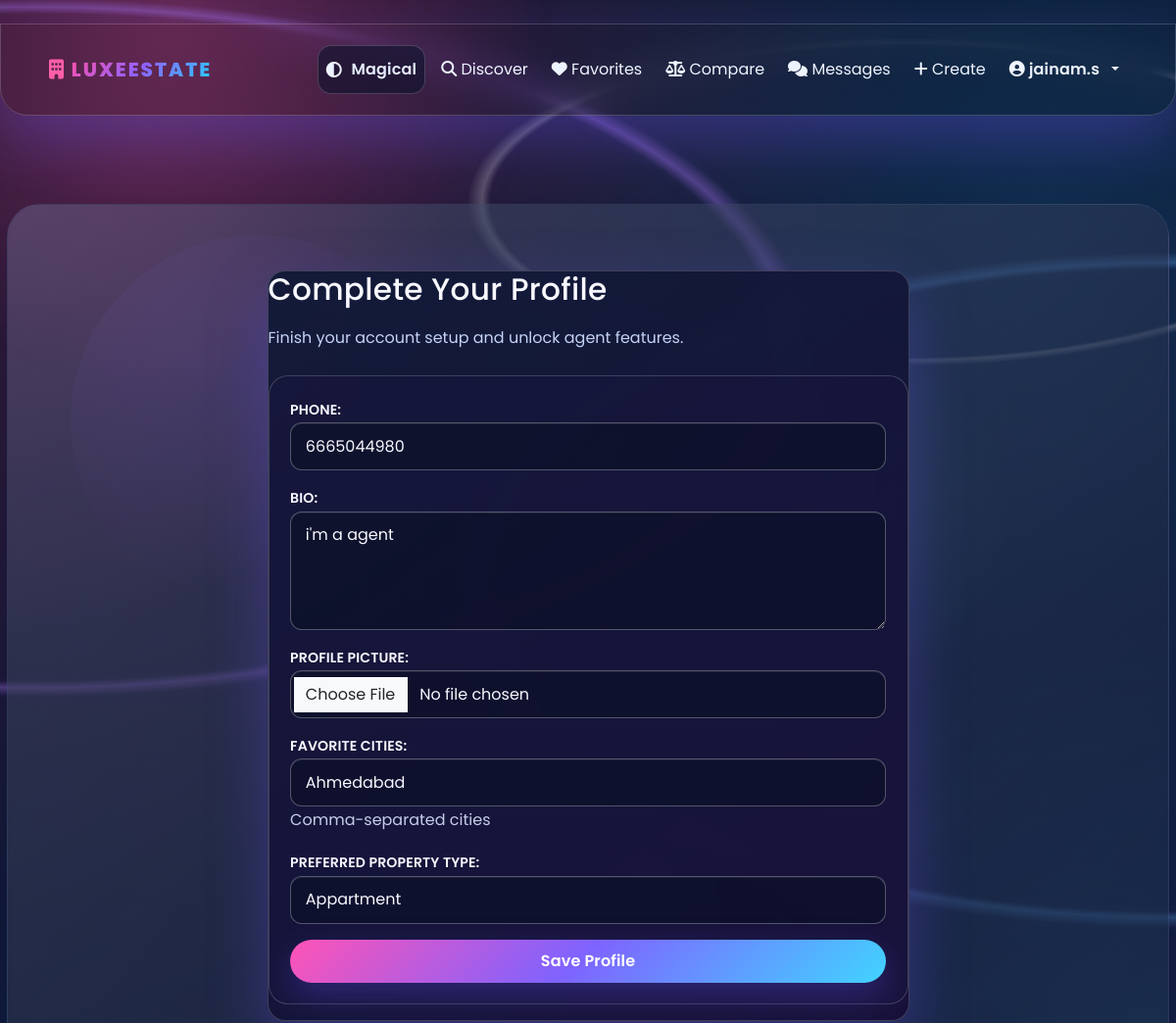
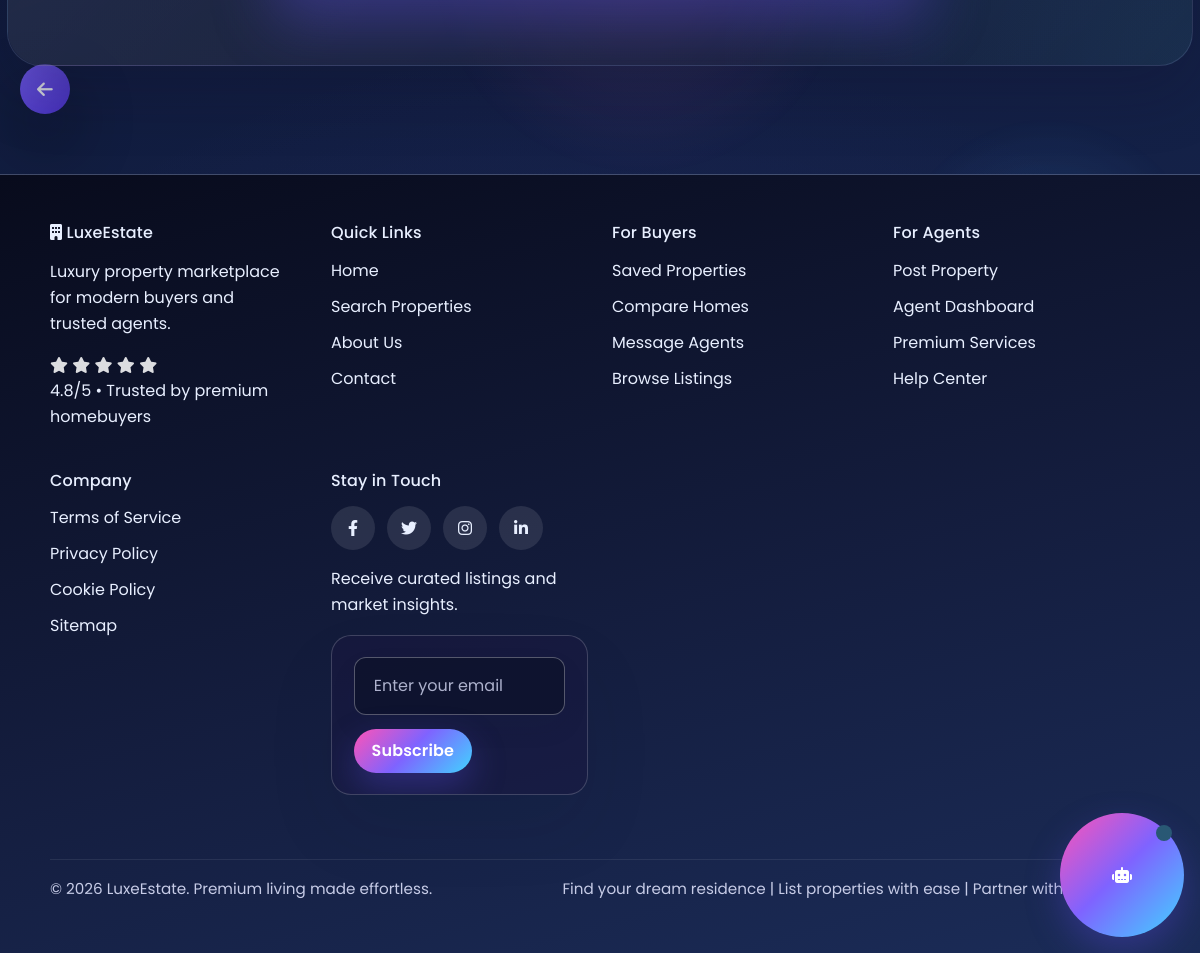
The page /auth/profile/complete/ (signed in) on the database its author committed (2 pictures, top to bottom).
### accounts/models.py (models this page shows, shortened)
class Profile(models.Model):
    ROLE_CHOICES = [
        ('buyer', 'Buyer'),
        ('owner', 'Owner'),
        ('agent', 'Agent'),
        ('admin', 'Admin'),
    ]
    user = models.OneToOneField(User, on_delete=models.CASCADE, related_name='profile')
    role = models.CharField(max_length=10, choices=ROLE_CHOICES, default='buyer')
    phone = models.CharField(max_length=15, blank=True, null=True)
    bio = models.TextField(blank=True, null=True)
    profile_picture = models.ImageField(upload_to='profile_pictures/', blank=True, null=True)
    email_verified = models.BooleanField(default=False)
    otp_code = models.CharField(max_length=6, blank=True, null=True)
    otp_created_at = models.DateTimeField(blank=True, null=True)
    google_id = models.CharField(max_length=100, blank=True, null=True, unique=True)
    is_google_account = models.BooleanField(default=False)
    favorite_cities = models.TextField(blank=True, null=True, help_text="Comma-separated cities")
    preferred_property_type = models.CharField(max_length=50, blank=True, null=True)
    rating = models.FloatField(default=0, validators=[MinValueValidator(0), MaxValueValidator(5)])
    total_reviews = models.PositiveIntegerField(default=0)
    last_login_ip = models.GenericIPAddressField(blank=True, null=True)
    created_at = models.DateTimeField(auto_now_add=True, null=True)
    updated_at = models.DateTimeField(auto_now=True)

### accounts/views.py (the view)
# urls.py: path('profile/complete/', views.complete_profile, name='complete_profile'),
@login_required
def complete_profile(request):
    if request.method == 'POST':
        form = ProfileForm(request.POST, request.FILES, instance=request.user.profile)
        if form.is_valid():
            form.save()
            messages.success(request, 'Profile updated successfully!')
            return redirect('properties:home')
    else:
        form = ProfileForm(instance=request.user.profile)
    return render(request, 'accounts/complete_profile.html', {'form': form})

### accounts/forms.py
class ProfileForm(forms.ModelForm):
    class Meta:
        model = Profile
        fields = ['phone', 'bio', 'profile_picture', 'favorite_cities', 'preferred_property_type']
        widgets = {
            'phone': forms.TextInput(attrs={
                'class': 'form-control',
                'placeholder': 'Your phone number'
            }),
            'bio': forms.Textarea(attrs={
                'class': 'form-control',
                'rows': 4,
                'placeholder': 'Tell us about yourself'
            }),
            'profile_picture': forms.FileInput(attrs={
                'class': 'form-control'
            }),
            'favorite_cities': forms.TextInput(attrs={
                'class': 'form-control',
                'placeholder': 'Comma-separated cities (e.g., Mumbai, Delhi, Bangalore)'
            }),
            'preferred_property_type': forms.TextInput(attrs={
                'class': 'form-control',
                'placeholder': 'e.g., Apartment, Villa, House'
            }),
        }

### templates/accounts/complete_profile.html (shortened to what this page needs)
﻿{% extends 'base.html' %}
{% block content %}
<div class="container page-section">
    <div class="row justify-content-center">
        <div class="col-lg-7">
            <div class="card-panel">
                <h1 class="mb-3">Complete Your Profile</h1>
                <p class="text-secondary mb-4">Finish your account setup and unlock agent features.</p>
                <form method="post" enctype="multipart/form-data">
                    {{ form.as_p }}
                    <button type="submit" class="btn btn-magical w-100">Save Profile</button>
                </form>
            </div>
        </div>
    </div>
</div>
{% endblock %}

### templates/base.html (shortened to what this page needs)
{% load static %}
<!DOCTYPE html>
<html lang="en" data-theme="magical">
<head>
    <link href="https://cdn.jsdelivr.net/npm/bootstrap@5.3.0/dist/css/bootstrap.min.css" rel="stylesheet">
    <link rel="stylesheet" href="https://cdnjs.cloudflare.com/ajax/libs/font-awesome/6.4.0/css/all.min.css">
    <link rel="stylesheet" href="{% static 'css/style.css' %}">
</head>
<body class="magical-site-shell">
    <div class="magical-orb orb-1" aria-hidden="true"></div>
    <div class="magical-orb orb-2" aria-hidden="true"></div>
    <div class="magical-orb orb-3" aria-hidden="true"></div>
    <nav class="navbar navbar-expand-lg navbar-magical floating-nav">
        <div class="container">
            <a class="navbar-brand magical-brand" href="{% url 'properties:home' %}">
                <div class="brand-glow">
                    <i class="fas fa-building"></i>
                    <span>LuxeEstate</span>
                </div>
            </a>
            <div class="collapse navbar-collapse" id="navbarNav">
                <ul class="navbar-nav ms-auto align-items-center navbar-links-magical">
                    <li class="nav-item">
                        <button
                            type="button"
                            class="nav-link theme-toggle-btn magical-toggle"
                            id="themeToggle"
                            aria-label="Toggle theme"
                            title="Toggle theme">
                            <i class="fas fa-circle-half-stroke"></i>
                            <span class="theme-toggle-label">Theme</span>
                        </button>
                    </li>
                    <li class="nav-item">
                        <a class="nav-link magical-link" href="{% url 'properties:home' %}">
                            <i class="fas fa-search"></i> Discover
                        </a>
                    </li>
                    {% if user.is_authenticated %}
                        <li class="nav-item">
                            <a class="nav-link magical-link" href="{% url 'favorites:favorite_list' %}">
                                <i class="fas fa-heart"></i> Favorites
                            </a>
                        </li>
                        <li class="nav-item">
                            <a class="nav-link magical-link" href="{% url 'properties:comparison_list' %}">
                                <i class="fas fa-balance-scale"></i> Compare
                            </a>
                        </li>
                        <li class="nav-item">
                            <a class="nav-link magical-link" href="{% url 'messaging:contact_list' %}">
                                <i class="fas fa-comments"></i> Messages
                            </a>
                        </li>
                        <li class="nav-item">
                            <a class="nav-link magical-link" href="{% url 'properties:add_property' %}">
                                <i class="fas fa-plus"></i> Create
                            </a>
                        </li>
                        <li class="nav-item dropdown">
                            <a class="nav-link dropdown-toggle magical-dropdown" href="#" role="button" data-bs-toggle="dropdown">
                                <i class="fas fa-user-circle"></i> {{ user.first_name|default:user.username }}
                            </a>
                        </li>
                    {% endif %}
                </ul>
            </div>
        </div>
    </nav>
    {% if request.resolver_match.url_name != 'home' %}
    <button class="floating-back-btn" onclick="window.history.back()" aria-label="Go back" title="Go back to previous page">
        <i class="fas fa-arrow-left"></i>
    </button>
    {% endif %}
    <main class="magical-main-content page-wrapper">
        <section class="global-creative-shell">
            <div class="global-creative-shell-inner">
                {% block content %}{% endblock %}
            </div>
        </section>
    </main>
    <footer class="mt-5 site-footer magical-footer">
        <div class="container">
            <div class="footer-content magical-footer-content">
                <div class="footer-section magical-section">
                    <h4><i class="fas fa-building"></i> LuxeEstate</h4>
                    <p>Luxury property marketplace for modern buyers and trusted agents.</p>
                    <div class="rating-stars magical-stars">
                        <i class="fas fa-star star magical-star"></i>
                        <i class="fas fa-star star magical-star"></i>
                        <i class="fas fa-star star magical-star"></i>
                        <i class="fas fa-star star magical-star"></i>
                        <i class="fas fa-star star magical-star"></i>
                    </div>
                    <p class="footer-trust">4.8/5 • Trusted by premium homebuyers</p>
                </div>
                <div class="footer-section magical-section">
                    <h4>Quick Links</h4>
                    <ul>
                        <li><a href="{% url 'properties:home' %}">Home</a></li>
                        <li><a href="{% url 'properties:search' %}">Search Properties</a></li>
                        <li><a href="/about/">About Us</a></li>
                        <li><a href="/contact/">Contact</a></li>
                    </ul>
                </div>
                <div class="footer-section magical-section">
                    <h4>For Buyers</h4>
                    <ul>
                        <li><a href="{% url 'favorites:favorite_list' %}">Saved Properties</a></li>
                        <li><a href="{% url 'properties:comparison_list' %}">Compare Homes</a></li>
                        <li><a href="{% url 'messaging:contact_list' %}">Message Agents</a></li>
                        <li><a href="{% url 'properties:home' %}">Browse Listings</a></li>
                    </ul>
                </div>
                <div class="footer-section magical-section">
                    <h4>For Agents</h4>
                    <ul>
                        <li><a href="{% url 'properties:add_property' %}">Post Property</a></li>
                        <li><a href="{% url 'accounts:dashboard' %}">Agent Dashboard</a></li>
                        <li><a href="{% url 'payments:pricing' %}">Premium Services</a></li>
                        <li><a href="{% url 'properties:home' %}">Help Center</a></li>
                    </ul>
                </div>
                <div class="footer-section magical-section">
                    <h4>Company</h4>
                    <ul>
                        <li><a href="{% url 'terms' %}">Terms of Service</a></li>
                        <li><a href="{% url 'privacy' %}">Privacy Policy</a></li>
                        <li><a href="{% url 'cookies' %}">Cookie Policy</a></li>
                        <li><a href="{% url 'sitemap' %}">Sitemap</a></li>
                    </ul>
                </div>
                <div class="footer-section magical-section">
                    <h4>Stay in Touch</h4>
                    <div class="footer-social-links magical-social">
                        <a href="#" class="footer-social-icon magical-icon">
                            <i class="fab fa-facebook-f"></i>
                        </a>
                        <a href="#" class="footer-social-icon magical-icon">
                            <i class="fab fa-twitter"></i>
                        </a>
                        <a href="#" class="footer-social-icon magical-icon">
                            <i class="fab fa-instagram"></i>
                        </a>
                        <a href="#" class="footer-social-icon magical-icon">
                            <i class="fab fa-linkedin-in"></i>
                        </a>
                    </div>
                    <p class="footer-newsletter-copy">Receive curated listings and market insights.</p>
                    <form class="footer-newsletter-form magical-form">
                        <input type="email" placeholder="Enter your email" class="footer-newsletter-input magical-input">
                        <button type="submit" class="btn btn-magical footer-newsletter-btn">Subscribe</button>
                    </form>
                </div>
            </div>
            <div class="footer-bottom magical-bottom">
                <p>&copy; 2026 LuxeEstate. Premium living made effortless.</p>
                <p>Find your dream residence | List properties with ease | Partner with top agents</p>
            </div>
        </div>
    </footer>
    <div class="ai-concierge-widget magical-ai-widget" id="aiConciergeWidget" data-chat-endpoint="{% url 'properties:chatbot_response' %}">
        <button type="button" id="aiConciergeToggle" class="ai-concierge-toggle magical-ai-toggle" aria-label="Open AI concierge">
            <span class="ai-toggle-ping magical-ping" aria-hidden="true"></span>
            <i class="fas fa-robot"></i>
        </button>
    </div>
</body>
</html>

### rows shown on the page
Profile: phone "6665044980", bio "i'm a agent", favorite_cities "Ahmedabad", preferred_property_type "Appartment"

### other values the page prints
{{ user.first_name|default:user.username }} "jainam.s"
